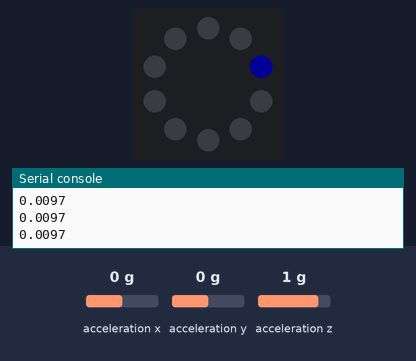
Bench run of a program on a simulated Circuit Playground running CircuitPython. Shown: the board's ring of 10 RGB LEDs (number 0 left of the top, counting anticlockwise), the last lines printed to the serial console. The inputs (shaded band) are chosen by the test bench; at power-on: acceleration z 1 g, acceleration x 0 g, acceleration y 0 g. Dim RGB values are drawn brighter than linear.

Above: at 1.2 s.
1.3 s: acceleration z set to -1.4 g
At 1.7 s:
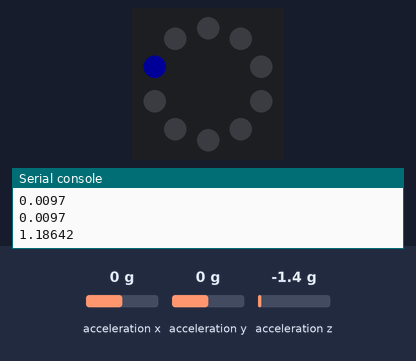
2.8 s: acceleration z set to 0 g
At 7.5 s:
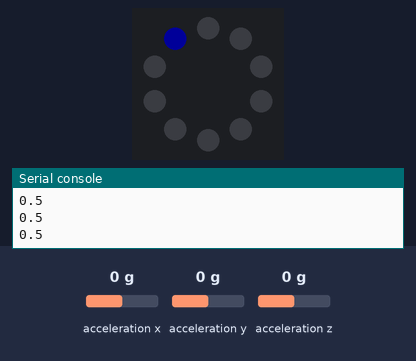
Timing chart, 0 to 9.0 s (numbered marks = the images above; inputs shaded):
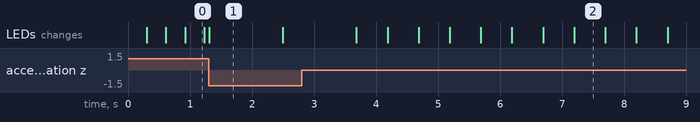

The program:

tippy-lights.py
```python
from adafruit_circuitplayground import cp
import time

cp.pixels.brightness = 0.1

delay_time = 0.05

while True:
    for pixel in range(10):
        cp.pixels[pixel] = (0, 0, 255)
        time.sleep(delay_time)
        cp.pixels[pixel] = (0)
        # print(cp.acceleration.z)
        delay_time = abs(cp.acceleration.z - 10)* 0.05
        print(delay_time)
```

Measured:
- what the display in image 1 shows lasts 1.2 s, from 1.3 s to 2.5 s
- what the display in image 2 shows lasts 0.5 s, from 7.2 s to 7.7 s
